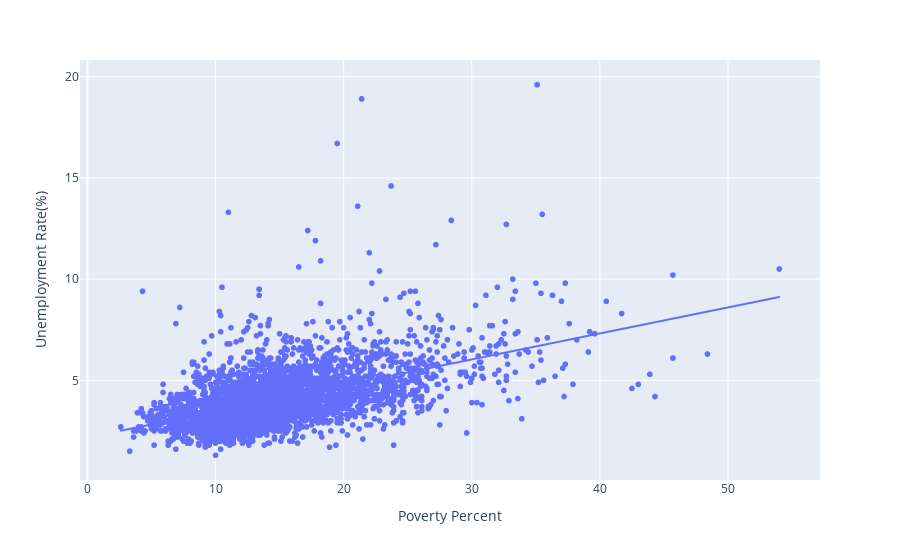

The notebook cell saved with this chart:
### Code cell
fig = px.scatter(x=x1, y=y1, trendline='ols', labels={'x':'Poverty Percent', 'y':'Unemployment Rate(%)'})
fig.show()

### Figure 1 — Plotly figure (JSON) as saved in the notebook; plotly's stock layout.template omitted (floating-point values rounded to 4 significant figures; data arrays with more than 128 entries replaced by an {"elided": "..."} marker saying what was removed)
{"data": [{"hovertemplate": "Poverty Percent=%{x}<br>Unemployment Rate(%)=%{y}<extra></extra>", "legendgroup": "", "marker": {"color": "#636efa", "symbol": "circle"}, "mode": "markers", "name": "", "showlegend": false, "type": "scattergl", "x": {"elided": "3194 float values"}, "xaxis": "x", "y": {"elided": "3194 float values"}, "yaxis": "y"}, {"hovertemplate": "<b>OLS trendline</b><br>y = 0.128456 * x + 2.17866<br>R<sup>2</sup>=0.278454<br><br>Poverty Percent=%{x}<br>Unemployment Rate(%)=%{y} <b>(trend)</b><extra></extra>", "legendgroup": "", "marker": {"color": "#636efa", "symbol": "circle"}, "mode": "lines", "name": "", "showlegend": false, "type": "scattergl", "x": {"elided": "3141 float values"}, "xaxis": "x", "y": {"elided": "3141 float values"}, "yaxis": "y"}], "layout": {"legend": {"tracegroupgap": 0}, "margin": {"t": 60}, "xaxis": {"anchor": "y", "domain": [0, 1], "title": {"text": "Poverty Percent"}}, "yaxis": {"anchor": "x", "domain": [0, 1], "title": {"text": "Unemployment Rate(%)"}}}}
